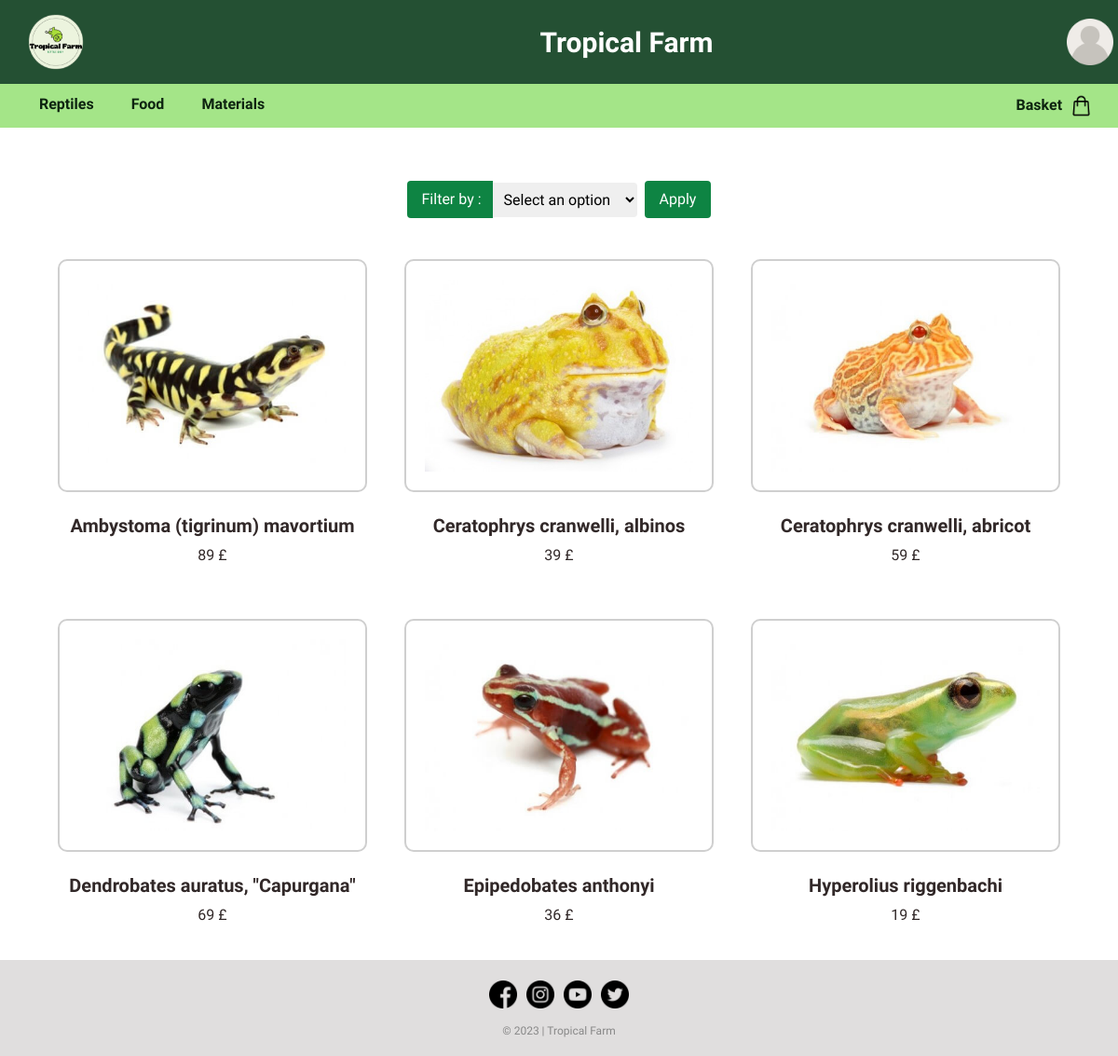
The page /amphibians.php on the database its author committed.
### tables this page shows
CREATE TABLE IF NOT EXISTS `item` (
  `iditem` int NOT NULL AUTO_INCREMENT,
  `name` varchar(50) NOT NULL,
  `category` varchar(50) NOT NULL,
  `second_category` varchar(50) NOT NULL,
  `description` varchar(1000) NOT NULL,
  `photo` varchar(50) NOT NULL,
  `price` int NOT NULL,
  `stock` varchar(50) NOT NULL,
  `sell` varchar(50) DEFAULT NULL,
  `auction` varchar(50) DEFAULT NULL,
  `trade` varchar(50) DEFAULT NULL,
  PRIMARY KEY (`iditem`)
);

### amphibians.php (the view, shortened to what this page needs)
<!DOCTYPE html>
<html>
<head>
<link href="https://cdn.jsdelivr.net/npm/bootstrap@5.3.0/dist/css/bootstrap.min.css" rel="stylesheet">
<link href="style.css" rel="stylesheet" type="text/css"/>
</head>
<body>
<div class="headnav">
<?php
if(!isset($_SESSION["photo"])){
  $imageURL = "image/user.png";
}
else{
$imageURL = "image/" . $_SESSION["photo"];
}
?>
      <?php if(isset($_SESSION["role"])){ echo '<header style="background-color: ' . $_SESSION["background"] . ';">'; }
            else{echo '<header>';}?>
            <div class="logo">
              <img src="image\logo.png" alt="Logo">
            </div>
            <div class="titre"><a href="http://localhost:80/Tropical-Farm/index.php" class="titre">Tropical Farm</a></div>
            <div class="dropdown">
              <a href="http://localhost:80/Tropical-Farm/login.php" class="dropdown-btn"><img src="<?php echo $imageURL; ?>" width="50px" height="50px"></a>
            </div>
          </header>
  <nav>
    <ul class="categories">
      <li>
        <a href="#">Reptiles</a>
      </li>
      <li>
        <a href="#">Food</a>
      </li>
      <li>
        <a href="#">Materials</a>
      </li>
    </ul>
    <div class="panier">
      <a href="http://localhost:80/Tropical-Farm/basket.php"><b>Basket &nbsp</b><img src="image/shopping-bag.png"></a>
    </div>
  </nav>
  </div>
<br><br><br><br><br><br>
<form class="formfiltre" method="GET">
  <label for="filter">&nbsp;Filter by :</label>
  <select name="filter" id="filter">
    <option class="optionfiltre" value="null">Select an option</option>
  </select>
  <input class="filtre" type="submit" value="Apply">
</form>
<br>
<div class="container">
<?php
$serveur = "localhost";
$utilisateur = "root";
$motDePasse = "";
$baseDeDonnees = "tropicalfarm";
$connexion = mysqli_connect($serveur, $utilisateur, $motDePasse, $baseDeDonnees);
$condition1 = "category = 'reptiles'";
$condition2 = "second_category = 'amphibians'";
if (isset($_GET['filter'])) {
  $filter = $_GET['filter'];
if($filter == 'asc'){
  $query = "SELECT * FROM item WHERE $condition1 and $condition2 ORDER BY price ASC";
  $resultat = mysqli_query($connexion, $query);
}
elseif($filter == 'desc'){
  $query = "SELECT * FROM item WHERE $condition1 and $condition2 ORDER BY price DESC";
  $resultat = mysqli_query($connexion, $query);
}
elseif($filter == 'null'){
  $query = "SELECT * FROM item WHERE $condition1 and $condition2";
  $resultat = mysqli_query($connexion, $query);
}
}
else{
  $query = "SELECT * FROM item WHERE $condition1 and $condition2";
  $resultat = mysqli_query($connexion, $query);
}
while ($row = mysqli_fetch_assoc($resultat)) {
  $iditem = $row['iditem'];
  echo '<div class="item">';
  echo "<a href='http://localhost:80/Tropical-Farm/item.php?iditem=$iditem'><img src= image/". $row['photo'] ." alt='Image' /><br></a>";
  echo "<center><h5><b>" . $row['name'] . "</b></h5>";
  echo "<p>" .$row['price'] . "  £</p></center>";
  echo "</div>";
}
?>
</div>
<footer>
  <div class="footer-section">
    <a href="https://www.facebook.com/pages/category/supermarket/Tesco-Superstore-440818089460778/" target="_blank"><img src="image/facebook (1).png"></a>
    <a href="https://www.instagram.com/tescofood/?hl=fr" target="_blank"><img src="image/instagram (2).png"></a>
    <a href="https://www.youtube.com/tesco" target="_blank"><img src="image/youtube.png"></a>
    <a href="https://twitter (1).com/Tesco" target="_blank"><img src="image/twitter (1).png"></a>
</div>
  <div class="footer-bottom">
    <p>&copy; 2023 | Tropical Farm</p>
  </div>
</footer>
</body>
</html>

### style.css (style rules this page uses)
body { font-family: 'Didact Gothic', sans-serif; }
.headnav { position: fixed; top: 0; width: 100%; z-index: 9999; }
header { display: flex; align-items: center; justify-content: space-between; background-color: #245033; padding: 5px; }
.logo img { width: 80px; height: 80px; margin-left: 15px; margin-right: 100px; }
.titre { color: #ffffff; font-size: 30px; font-weight: bold; text-decoration: none; }
nav { background-color: #9de37eeb; padding: 5px; display: flex; align-items: center; }
nav .categories { list-style-type: none; display: flex; gap: 40px; margin-top: 5px; margin-bottom: 8px; margin-left: 5Px; }
nav .categories li a { color: #0d2410; text-decoration: none; font-size: 16px; font-weight: bold; }
nav .categories li { position: relative; }
nav .panier { position: absolute; right: 2%; }
nav .panier img { width: 25px; height: 25px; }
nav .panier a { color: #0d2410; text-decoration: none; font-weight: bold; margin-right: 3px; }
.container { display: grid; grid-template-columns: repeat(3,1fr); justify-content: space-between; }
footer { background-color: #e0dede; padding: 2px; }
.footer-section { margin-top: 15px; margin-bottom: 10px; display: flex; justify-content: center; align-items: center; }
.footer-bottom { text-align: center; color: #888888; font-size: 12px; }
.footer-section img { width: 30px; height: 30px; margin: 5px; }
.item { flex-basis: 25%; color: rgb(49, 40, 40); padding: 20px; }
.item img { border: 2px solid; border-radius: 10px; border-color: rgb(207, 207, 207); display: block; display: block; max-width: 100%; padding: 20px; width: 400px; height: 250px; }
.formfiltre { display: flex; align-items: center; justify-content: center; margin-top: 50px; }
.formfiltre label { color: #ffffff; background-color: rgb(14, 132, 67); padding: 8px 12px; border-radius: 4px 0 0 4px; }
.formfiltre select { padding: 8px; border-radius: 0 4px 4px 0; border: none; }
.filtre { margin-left: 8px; padding: 8px 16px; background-color: rgb(14, 132, 67); color: #ffffff; border: none; border-radius: 4px; cursor: pointer; }
.optionfiltre { background-color: #ffffff; color: #000000; }

### rows shown on the page
item: photo (picture), name "Ambystoma (tigrinum) mavortium", price "89"
item: photo (picture), name "Ceratophrys cranwelli, albinos", price "39"
item: photo (picture), name "Ceratophrys cranwelli, abricot", price "59"
item: photo (picture), name "Dendrobates auratus, \"Capurgana\"", price "69"
item: photo (picture), name "Epipedobates anthonyi", price "36"
item: photo (picture), name "Hyperolius riggenbachi", price "19"
